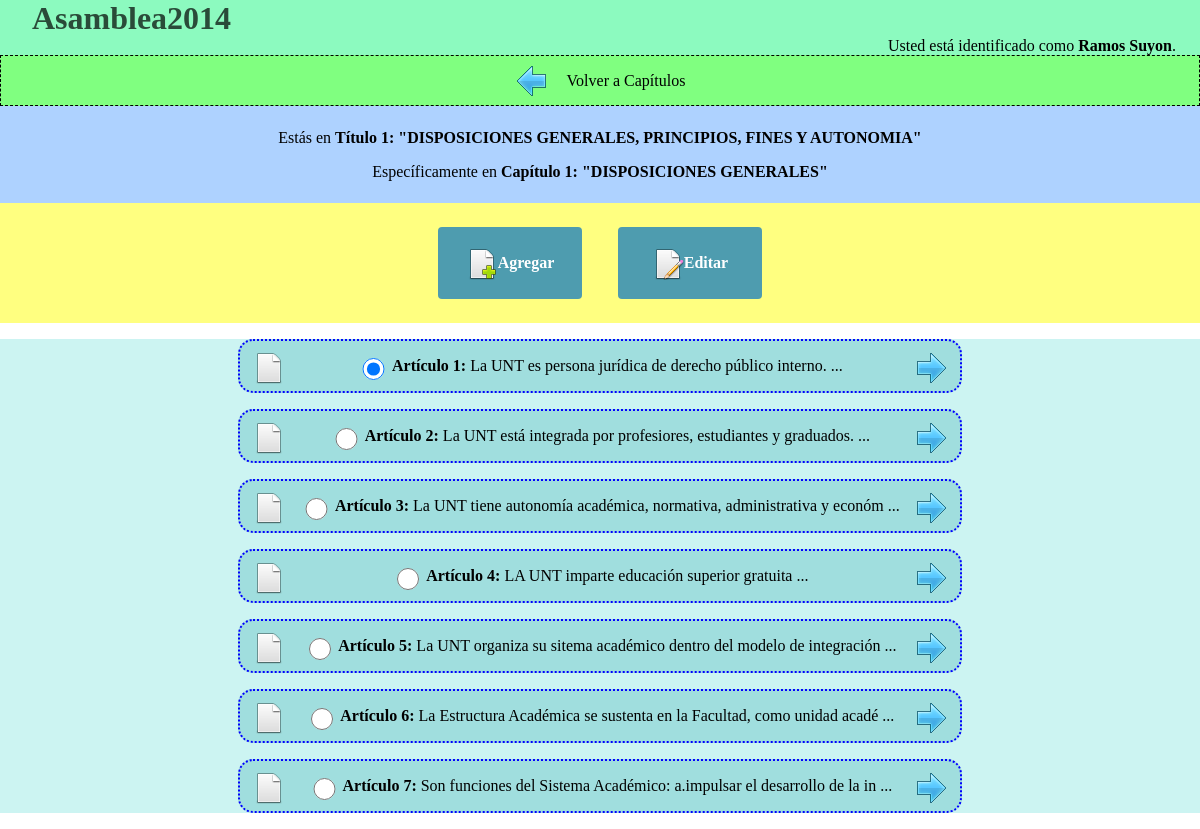
The page /articulos.php (signed in) on the database its author committed.
### tables this page shows
CREATE TABLE titulo(
	ID_Titulo int AUTO_INCREMENT PRIMARY KEY,
	descripcionTit varchar (99) NOT NULL,
	numeroTit int NOT NULL,
	ID_Modificacion int NOT NULL,
	FOREIGN KEY (ID_Modificacion) REFERENCES modificacion(ID_Modificacion)
);

CREATE TABLE capitulo(
	ID_Capitulo int AUTO_INCREMENT PRIMARY KEY,
	descripcionCap varchar(255),
	numeroCap int NOT NULL,
	ID_Modificacion int,
	ID_Titulo int,
	FOREIGN KEY (ID_Modificacion) REFERENCES modificacion(ID_Modificacion),
	FOREIGN KEY (ID_Titulo) REFERENCES Titulo(ID_Titulo)
);

CREATE TABLE articulo(
	ID_Articulo int AUTO_INCREMENT PRIMARY KEY,
	contenidoArt text NOT NULL,
	numeroArt int NOT NULL,
	ID_Modificacion int,
	ID_Capitulo int,
	FOREIGN KEY (ID_Modificacion) REFERENCES modificacion(ID_Modificacion),
	FOREIGN KEY (ID_Capitulo) REFERENCES capitulo(ID_Capitulo)
);

### scripts/funciones.php (called while the page is built, shortened)
<?php
function getInfoTit($t)
{
	$resultado = mysqli_query($GLOBALS['conexion'], "SELECT * FROM titulo WHERE ID_Titulo=".$t);
	$fila = mysqli_fetch_row($resultado);
	return $fila;
}
function getArticulos($c)
{
	$resultado = mysqli_query($GLOBALS['conexion'], "SELECT * FROM articulo WHERE ID_Capitulo=".$c." ORDER BY numeroArt ASC");
	$i = 0;
	while( $fila = mysqli_fetch_row($resultado) )
	{
		$articulos[$i] = $fila; ++$i;
	}
	return $articulos;
}
function getInfoCap($c)
{
	$resultado = mysqli_query($GLOBALS['conexion'], "SELECT * FROM capitulo WHERE ID_Capitulo=".$c);
	$fila = mysqli_fetch_row($resultado);
	return $fila;
}
?>

### articulos.php (the view, shortened to what this page needs)
<?php
include ('scripts/funciones.php');
if( haIniciadoSesion() )
{
	if( isset($_GET['cap']) )
	{
		$nro = intval($_GET['cap']);
		if( $nro<=1 ) $nro=1;
	}
	else $nro = 1;
	$articulos = getArticulos( $nro );
	$infoCap = getInfoCap( $nro );
	$infoTit = getInfoTit( $infoCap[4] );
} else header('Location: login.php');
?>
<!DOCTYPE html>
<html lang="es">
<head>
	<link rel="stylesheet" href="css/estilos.css">
</head>
<body>
	<?php
		require_once 'header.php';
	?>
	<nav class="volver">
		<a href="capitulos.php?title=<?php echo $infoCap[4] ?>" title="Ir atrás"><img src="img/Volver.png" alt="Volver" class="imgVolver"></a>
		<label>Volver a Capítulos</label>
	</nav>
	<header class="actual">
		<p>Estás en <strong>Título <?= $infoTit[2] ?>: "<?= $infoTit[1] ?>"</strong></p>
		<p>Específicamente en <strong>Capítulo <?= $infoCap[2] ?>: "<?=$infoCap[1] ?>"</strong></p>
	</header>
	<nav class="menu-navegacion">
		<a href="nuevoArticulo.php?cap=<?= $nro ?>" class="menu-boton">
			<img src="img/agregar.png" alt="Agregar">Agregar
		</a>
		<a href="editarArticulo.php" class="menu-boton" id="btnEdit">
			<img src="img/editar.png" alt="Editar">Editar
		</a>
	</nav>
	<section class="seccion-titulos">
<?php
	for($i=0; $i<sizeof($articulos); ++$i)
	{
?>
		<div class="contenedor">
			<input type="radio" name="grupoRbtn" value="<?= $articulos[$i][2] ?>" class="radiobtn" />
			<img src="img/documento.png" alt="Artículo" class="izquierda">
			<p class="title"><strong>Artículo <?= $articulos[$i][2] ?>:</strong> <?= substr($articulos[$i][1],0,71)." ..." ?></p>
			<a href="#"><img src="img/ir.png" alt="Artículo" class="derecha"></a>
		</div>
<?php
	}
?>
	</section>
</body>
</html>

### header.php
<header class="encabezado">
	<a href="titulos.php">
		<h1 class="encabezado-titulo">Asamblea2014</h1>
	</a>
	<p class="encabezado-profile">Usted está identificado como <strong><?= $_SESSION['nombre'] ?></strong>.</p>
</header>

### css/estilos.css (style rules this page uses)
body, html { font-size: 16px; margin: 0; padding: 0; text-align: center; width: 100%; }
a { text-decoration: none; }
label { vertical-align: middle; }
.encabezado { background: rgba(120, 250, 180, 0.85); }
.encabezado-titulo { text-align: left; margin: 0 1em; color: rgba(0, 0, 0, 0.70); }
.encabezado-profile { margin: 0 1.5em; text-align: right; }
.menu-navegacion { background: #FFFF80; }
.seccion-titulos { background: rgba(0, 200, 190, 0.2); }
.menu-boton { display: inline-block; margin: 1.5em 1em; min-width: 7em; line-height: 4.5em; background: rgb(78, 156, 175); padding: 0 1em; border-radius: 0.25em; color: white; font-weight: bold; }
.menu-boton img, .edicion-boton img { vertical-align: middle; }
.contenedor { margin: 1em auto; width: 60%; border:dotted 2px; border-radius: 15px; border-color: #0000FF; background: #A0DEDE; }
.derecha { float: right; margin: 0.7em 0.8em; }
.izquierda { float: left; margin: 0.7em 0.8em; }
.title { display: inline-block; }
.volver { background: #80FF80; border: dashed 1px; line-height: 3em; }
.volver label, .volver img { vertical-align: middle; margin: 0 0.5em; }
.actual { background: rgba(120, 180, 255, 0.6); padding: 0.4em 0; }
.radiobtn { border: 0px; width: 1.7em; height: 1.7em; vertical-align: middle; }

### rows shown on the page
titulo: numeroTit "1", descripcionTit "DISPOSICIONES GENERALES, PRINCIPIOS, FINES Y AUTONOMIA"
capitulo: numeroCap "1", descripcionCap "DISPOSICIONES GENERALES"
articulo: numeroArt "1", contenidoArt "La UNT es persona jurídica de derecho público interno."
articulo: numeroArt "2", contenidoArt "La UNT está integrada por profesiores, estudiantes y graduados."
articulo: numeroArt "3", contenidoArt "La UNT tiene autonomía académica, normativa, administrativa y económ"
articulo: numeroArt "4", contenidoArt "LA UNT imparte educación superior gratuita"
articulo: numeroArt "5", contenidoArt "La UNT organiza su sitema académico dentro del modelo de integración"
articulo: numeroArt "6", contenidoArt "La Estructura Académica se sustenta en la Facultad, como unidad acadé"
articulo: numeroArt "7", contenidoArt "Son funciones del Sistema Académico: a.impulsar el desarrollo de la in"

### other values the page prints
$_SESSION['nombre'] "Ramos Suyon"
